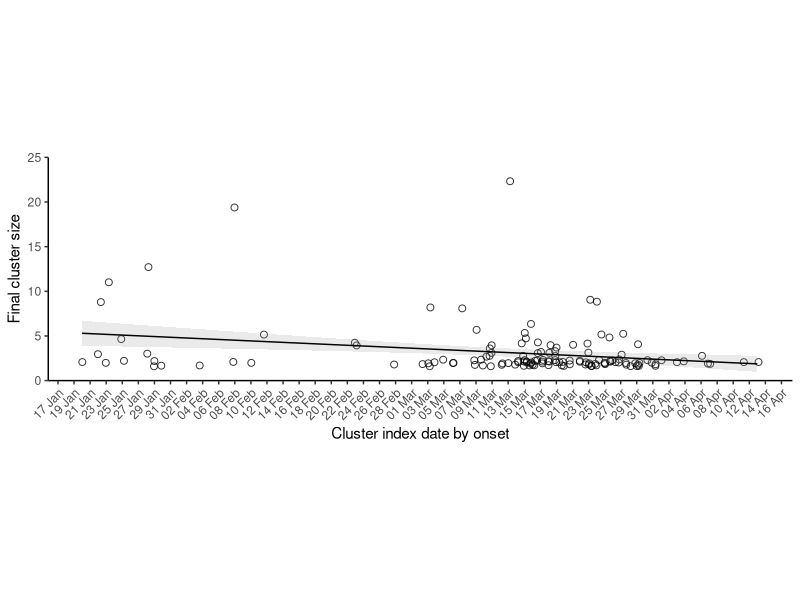
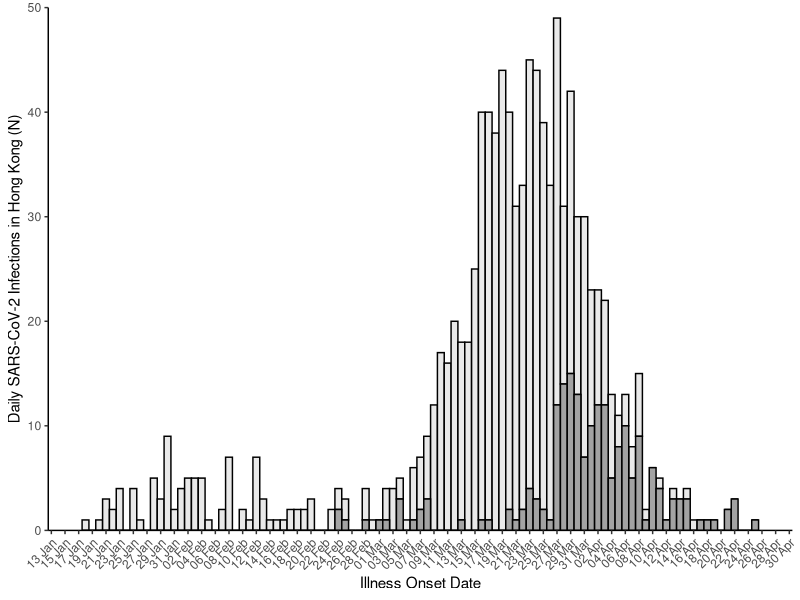
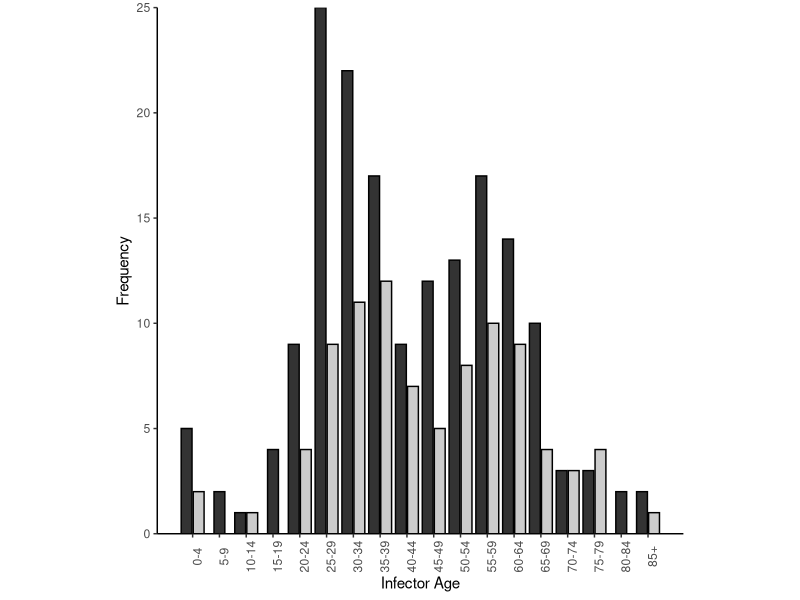
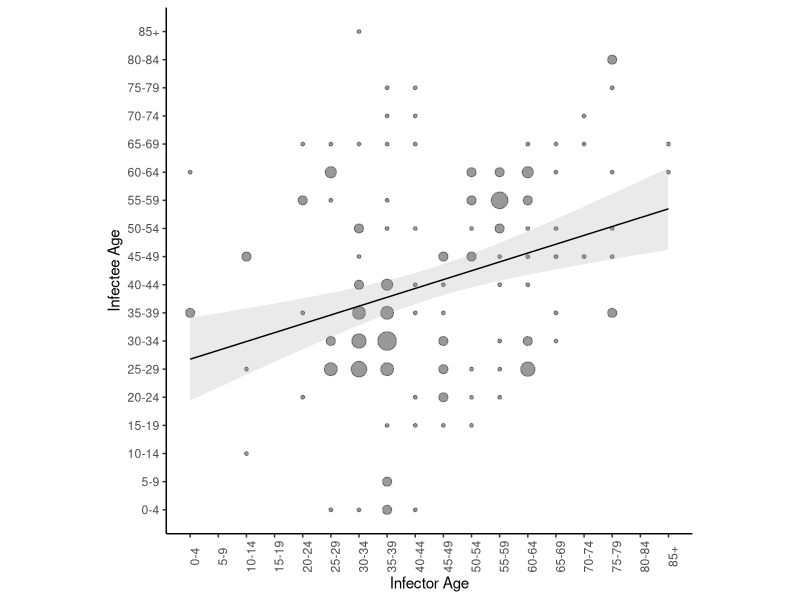
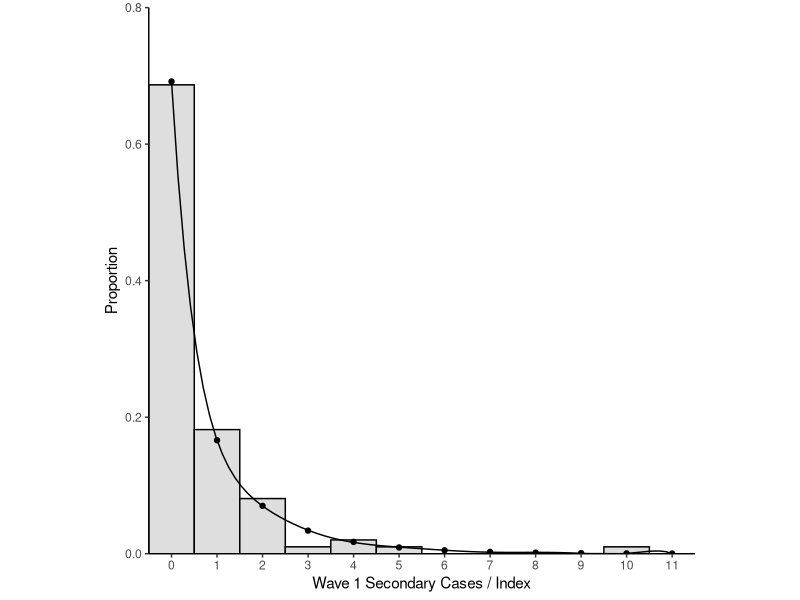
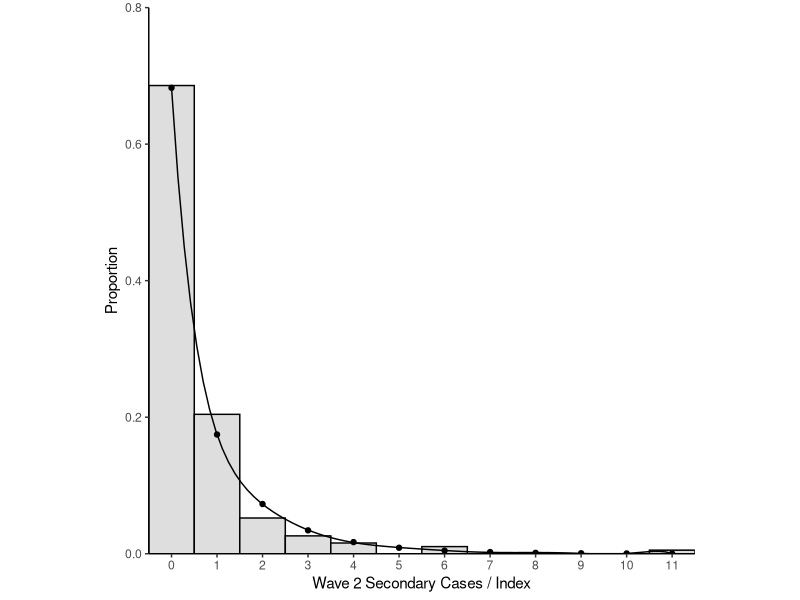
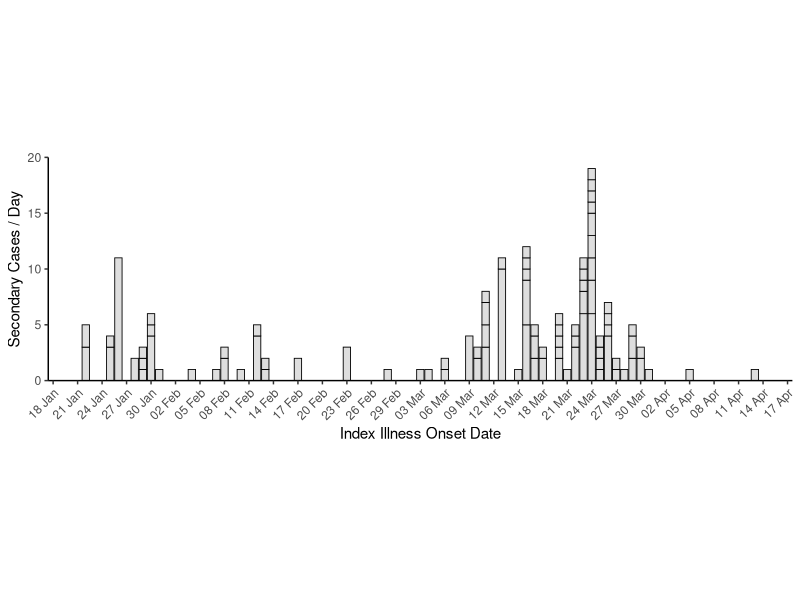
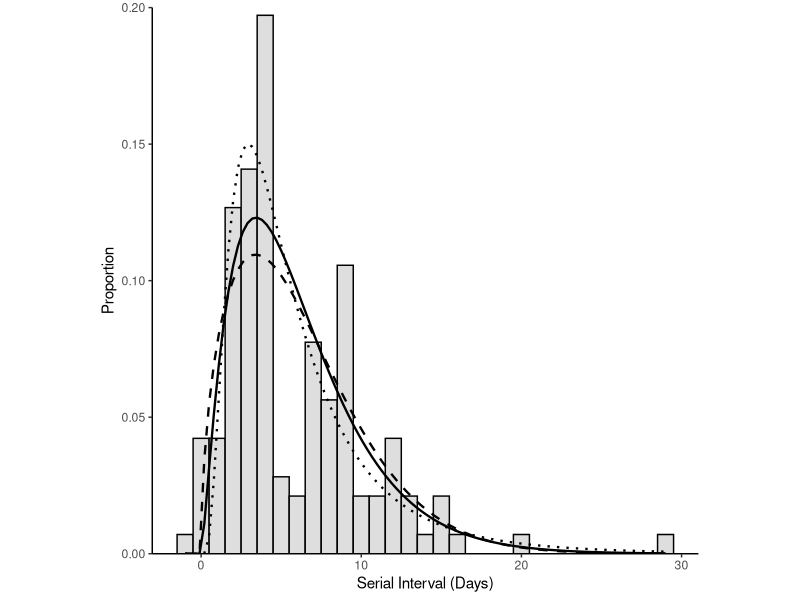

These charts were generated, in order, by the following R code:
library(tidyverse)
library(lubridate)
library(fitdistrplus)
library(viridis)

#import data
case_data <- read_csv(file = "data/case_data.csv")
age_transmission_pairs <- read_csv(file = "data/age_pairs.csv")
transmission_pairs <- read_csv(file = "data/transmission_pairs.csv")
bar_data <- read_csv("data/bar_data.csv")

#recode case_data dates
case_data <- case_data %>%
  mutate(onset.date = dmy(onset.date),
         confirm.date = dmy(confirm.date),
         epi.date = dmy(epi.date))

#Supplementary Figure 1 excluding N=106 outlier
case_data %>%
  filter(cluster.id != 0) %>%
  group_by(cluster.id) %>%
  mutate(cluster.size = n()) %>%
  arrange(epi.date) %>%
  slice(1L) %>%
  ggplot() +
  geom_jitter(aes(x = epi.date, y = cluster.size), alpha = 0.8, size = 2, shape = 21) +
  geom_smooth(method = lm, aes(x = epi.date, y = cluster.size), se = T, size = 0.5, colour = "black", alpha = 0.2) + 
  scale_x_date("Cluster index date by onset", date_breaks = "2 days", date_labels = "%d %b", minor_breaks = NULL) +
  scale_y_continuous("Final cluster size", expand = c(0,0), limits = c(0,25)) +
  theme_classic() +
  theme(aspect.ratio = 0.3, legend.position = "NULL", axis.text.x = element_text(angle = 45, hjust = 1))


##Stats for Supplementary Figure 1
case_data %>%
  filter(cluster.id != 0) %>%
  group_by(cluster.id) %>%
  mutate(cluster.size = n()) %>%
  arrange(epi.date) %>%
  slice(1L) %>%
  lm(as.numeric(epi.date) ~ cluster.size, data = .) %>%
  summary()

#Supplementary Table 1 

#Descriptive Cluster analysis
case_data %>%
  group_by(cluster.category) %>%
  summarise(n = n(), pct = n/1038)

#find overseas cluster values
case_data %>%
  filter(cluster.category == "Cluster of imported cases") %>%
  group_by(cluster.id) %>%
  n_groups()

case_data %>%
  filter(cluster.category == "Cluster of imported cases") %>%
  group_by(cluster.id) %>%
  group_size() %>%
  median()

case_data %>%
  filter(cluster.category == "Cluster of imported cases") %>%
  group_by(cluster.id) %>%
  group_size() %>%
  range()


#find local cluster values
case_data %>%
  filter(cluster.category == "Cluster initiated by local case") %>%
  group_by(cluster.id) %>%
  n_groups()

case_data %>%
  filter(cluster.category == "Cluster initiated by local case") %>%
  group_by(cluster.id) %>%
  group_size() %>%
  median()

case_data %>%
  filter(cluster.category == "Cluster initiated by local case") %>%
  group_by(cluster.id) %>%
  group_size() %>%
  range()

#find imported cluster values
case_data %>%
  filter(cluster.category == "Cluster initiated by imported case") %>%
  group_by(cluster.id) %>%
  n_groups()

case_data %>%
  filter(cluster.category == "Cluster initiated by imported case") %>%
  group_by(cluster.id) %>%
  group_size() %>%
  median()

case_data %>%
  filter(cluster.category == "Cluster initiated by imported case") %>%
  group_by(cluster.id) %>%
  group_size() %>%
  range()



#asymptomatic contigency table (Supplementary Table 2)
case_data %>%
  group_by(cluster.category, symptomatic) %>%
  summarise(n = n()) %>%
  spread(key = symptomatic, value = n)

#Supplementary Figure 2
ggplot(data = case_data) +
  geom_histogram(aes(x = epi.date, fill = fct_rev(symptomatic)), colour = 'black', binwidth = 1, alpha = 0.9) +
  labs(x="Illness Onset Date") +
  theme_classic() +
  theme(axis.text.x = element_text(angle = 45, hjust = 1), legend.position = 'none') +
  scale_x_date(date_breaks = "2 days", 
               date_labels = "%d %b", 
               minor_breaks = NULL) +
  scale_y_continuous("Daily SARS-CoV-2 Infections in Hong Kong (N)", expand = c(0,0), limits = c(0,50)) +
  scale_fill_grey(start = 0.9, end = 0.6)

#####Supplementary Figure 3
#Figure 3A
ggplot(data=age_transmission_pairs) +
  geom_bar(aes(x = agegroup, fill = transmission), color = "black", position = position_dodge2(preserve = "single")) +
  theme_classic() +
  scale_x_continuous(name = "Infector Age", breaks = 1:18,
                     labels = c("0-4","5-9","10-14","15-19","20-24","25-29","30-34","35-39","40-44","45-49","50-54","55-59","60-64","65-69","70-74","75-79","80-84","85+")) +
  scale_y_continuous(name = "Frequency", expand = c(0,0)) +
  labs(fill = "Pair") +
  theme(aspect.ratio = 1, legend.position = "none", axis.text.x = element_text(angle = 90)) +
  scale_fill_grey()

#Figure 3B (missing age for 1 case responsible for 11 secondary cases)
ggplot(data = transmission_pairs) +
  geom_count(aes(x = agegroup.infector, y = agegroup.infectee), colour = "black", alpha = 0.4) +
  geom_smooth(method = lm, aes(x=agegroup.infector, y=agegroup.infectee), se = T, size = 0.5, colour = "black", alpha = 0.2) +
  scale_x_continuous(name = "Infector Age", breaks = 1:18,
                     labels = c("0-4","5-9","10-14","15-19","20-24","25-29","30-34","35-39","40-44","45-49","50-54","55-59","60-64","65-69","70-74","75-79","80-84","85+")) +
  scale_y_continuous(name = "Infectee Age", breaks = 1:18,
                     labels = c("0-4","5-9","10-14","15-19","20-24","25-29","30-34","35-39","40-44","45-49","50-54","55-59","60-64","65-69","70-74","75-79","80-84","85+")) +
  theme_classic() +
  theme(aspect.ratio = 1, axis.text.x = element_text(angle = 90), legend.position = "none")


#Significance tests for Figure 3A and 3B
age_transmission_pairs %>%
  mutate(transmission = as_factor(transmission)) %>%
  t.test(age ~ transmission, data = .)

summary(lm(agegroup.infector ~ agegroup.infectee, data = transmission_pairs))


###Supplementary figure 4 and supplementary table 4 (wave 1 wave 2)
## WAVE ONE
#count number of offspring per individual infector for wave one before march first
offspring_w1 <- transmission_pairs %>%
  dplyr::select(infector.case, infector.epi.date) %>%
  filter(infector.epi.date < "2020-03-01") %>%
  dplyr::select(infector.case) %>%
  group_by(infector.case) %>%
  count() %>%
  arrange(desc(n))

#count number of terminal infectees including sporadic local cases
infectee_w1 <- transmission_pairs %>%
  filter(infectee.epi.date < "2020-03-01") %>%
  dplyr::select(infector.case, infectee.case) %>%
  gather() %>%
  filter(key == 'infectee.case')

infector_w1 <- transmission_pairs %>%
  filter(infector.epi.date < "2020-03-01") %>%
  dplyr::select(infector.case, infectee.case) %>%
  gather() %>%
  filter(key == 'infector.case')

duplicate_w1 <- infector_w1 %>%
  left_join(., infectee_w1, by = 'value') %>%
  filter(key.y != 'NA') %>%
  dplyr::select(value) %>%
  distinct()

nterminal_infectees_w1 <- infectee_w1 %>% 
  dplyr::select(value) %>%
  filter(!value %in% duplicate_w1$value) %>%
  transmute(case.no = as.numeric(value)) %>%
  nrow() + 11

#create vector of complete offspring distribution for wave one with terminal cases having zero secondary cases
complete_offspringd_w1 <- enframe(c(offspring_w1$n, rep(0,nterminal_infectees_w1)))

#fit negative binomial distribution to wave one offspring distribution
nbfit_w1 <- complete_offspringd_w1 %>%
  pull(value) %>%
  fitdist(., distr = 'nbinom')

#bootstrap analysis for wave one (Supplementary Table 4)
nbfit_boot_w1 <- summary(bootdist(nbfit_w1)) 

#calculation of proportion of cases who do not spread to anyone from nbfit and nbfit_boot of wave 1
dnbinom(0, size = 0.3981823, mu = 0.6064477)
dnbinom(0, size = 0.2071336, mu = 0.3838060)
dnbinom(0, size = 0.9461882, mu = 0.8586690)

#Plot Supplementray Figure 4A
ggplot() +
  geom_histogram(aes(x=complete_offspringd_w1$value, y = ..density..), fill = "#dedede", colour = "Black", binwidth = 1) +
  geom_point(aes(x = 0:11, y = dnbinom(x = 0:11, size = nbfit_w1$estimate[[1]], mu = nbfit_w1$estimate[[2]])), size = 1.5) +
  stat_smooth(aes(x = 0:11, y = dnbinom(x = 0:11, size = nbfit_w1$estimate[[1]], mu = nbfit_w1$estimate[[2]])), method = 'lm', formula = y ~ poly(x, 9), se = FALSE, size = 0.5, colour = 'black') +
  expand_limits(x = 0, y = 0) +
  scale_x_continuous("Wave 1 Secondary Cases / Index", expand = c(0, 0), breaks = 0:11)  +
  scale_y_continuous("Proportion",limits = c(0,0.8),expand = c(0, 0)) +
  theme_classic() +
  theme(aspect.ratio = 1)


### WAVE TWO
#count number of offspring per individual infector for wave two after march first. 
offspring_w2 <-transmission_pairs %>%
  dplyr::select(infector.case, infector.epi.date) %>%
  filter(infector.epi.date >= "2020-03-01") %>%
  dplyr::select(infector.case) %>%
  group_by(infector.case) %>%
  count() %>%
  arrange(desc(n))

#count number of terminal infectees including sporadic local cases
infectee_w2 <- transmission_pairs %>%
  filter(infectee.epi.date >= "2020-03-01") %>%
  dplyr::select(infector.case, infectee.case) %>%
  gather() %>%
  filter(key == 'infectee.case')

infector_w2 <- transmission_pairs %>%
  filter(infector.epi.date >= "2020-03-01") %>%
  dplyr::select(infector.case, infectee.case) %>%
  gather() %>%
  filter(key == 'infector.case')

duplicate_w2 <- infector_w2 %>%
  left_join(., infectee_w2, by = 'value') %>%
  filter(key.y != 'NA') %>%
  dplyr::select(value) %>%
  distinct()

nterminal_infectees_w2 <- infectee_w2 %>% 
  dplyr::select(value) %>%
  filter(!value %in% duplicate_w2$value) %>%
  transmute(case.no = as.numeric(value)) %>%
  nrow() + 35

#create vector of complete offspring distribution for wave one with terminal cases having zero secondary cases
complete_offspringd_w2 <- enframe(c(offspring_w2$n, rep(0,nterminal_infectees_w2)))

#fit negative binomial distribution to wave one offspring distribution
nbfit_w2 <- complete_offspringd_w2 %>%
  pull(value) %>%
  fitdist(., distr = 'nbinom')

#bootstrap analysis for wave two
nbfit_boot_w2 <- summary(bootdist(nbfit_w2))

#calculation of proportion of cases who do not spread to anyone from nbfit and nbfit_boot of wave 2
dnbinom(0, size = 0.4425313, mu = 0.5705630)
dnbinom(0, size = 0.2731069, mu = 0.4240127)
dnbinom(0, size = 0.8230628, mu = 0.7329678)

#Plot Supplementary Figure 4B
ggplot() +
  geom_histogram(aes(x=complete_offspringd_w2$value, y = ..density..), fill = "#dedede", colour = "Black", binwidth = 1) +
  geom_point(aes(x = 0:11, y = dnbinom(x = 0:11, size = nbfit_w2$estimate[[1]], mu = nbfit_w1$estimate[[2]])), size = 1.5) +
  stat_smooth(aes(x = 0:11, y = dnbinom(x = 0:11, size = nbfit_w2$estimate[[1]], mu = nbfit_w1$estimate[[2]])), method = 'lm', formula = y ~ poly(x, 9), se = FALSE, size = 0.5, colour = 'black') +
  expand_limits(x = 0, y = 0) +
  scale_x_continuous("Wave 2 Secondary Cases / Index", expand = c(0, 0), breaks = 0:11)  +
  scale_y_continuous("Proportion",limits = c(0,0.8),expand = c(0, 0)) +
  theme_classic() +
  theme(aspect.ratio = 1)

#SUPPLEMENTARY FIGURE 5
offspring <- transmission_pairs %>%
  dplyr::select(infector.case) %>%
  group_by(infector.case) %>%
  count() %>%
  arrange(desc(n))

transmission_pairs %>%
  dplyr::select(infector.case, infector.epi.date) %>%
  distinct() %>%
  left_join(., offspring, by = "infector.case") %>%
  arrange(desc(n)) %>%
  mutate(infector.epi.date = dmy(infector.epi.date)) %>%
  ggplot() +
  geom_bar(aes(x = infector.epi.date, y = n), stat = 'identity', fill = "#dedede", color = "black", size = 0.3) +
  scale_x_date("Index Illness Onset Date",
               date_breaks = "3 days", 
               date_labels = "%d %b", 
               minor_breaks = NULL) +
  scale_y_continuous("Secondary Cases / Day", expand = c(0,0), limits = c(0,20)) +
  theme_classic() +
  theme(aspect.ratio = 0.3, axis.text.x = element_text(angle = 45, hjust = 1))


####SUPPLEMENTARY FIGURE 6 & SUPPLEMENTARY TABLE 3 & 5
###Supplementary Figure 6A and Table 3
#fit lognormal distribution by maximum likeihood
lgfit <- transmission_pairs %>%
  filter(onset.diff != 'NA', 
         onset.diff >=1 ) %>%
  pull(onset.diff) %>%
  fitdist(data = ., distr = 'lnorm')

#fit gamma distribution by maximum likeihood
gfit <- transmission_pairs %>%
  filter(onset.diff != 'NA', 
         onset.diff >=1 ) %>%
  pull(onset.diff) %>%
  fitdist(data = ., distr = 'gamma')

#fit weibull distribution by maximum likeihood
wfit <- transmission_pairs %>%
  filter(onset.diff != 'NA', 
         onset.diff >=1 ) %>%
  pull(onset.diff) %>%
  fitdist(data = ., distr = 'weibull')

summary(lgfit)
summary(gfit)
summary(wfit)

#bootstrapped analysis
gfit_boot <- summary(bootdist(gfit))
wfit_boot <- summary(bootdist(wfit))
lgfit_boot <- summary(bootdist(lgfit))

#Supplementary Figure 6A
transmission_pairs %>%
  filter(!is.na(onset.diff)) %>%
  ggplot() +
  geom_histogram(aes(x = onset.diff, y = ..density..), fill = '#dedede', colour = "black", binwidth = 1) +
  stat_function(fun = dgamma, args = list(shape = gfit$estimate[[1]], rate = gfit$estimate[[2]]), size = 0.8, linetype = 1) +
  stat_function(fun = dweibull, args = list(shape = wfit$estimate[[1]], scale = wfit$estimate[[2]]), size = 0.8, linetype = 2) +
  stat_function(fun = dlnorm, args = list(meanlog = lgfit$estimate[[1]], sdlog = lgfit$estimate[[2]]), size = 0.8, linetype = 3) +
  scale_x_continuous("Serial Interval (Days)") +
  scale_y_continuous("Proportion", expand = c(0,0), limits = c(0,0.20)) +
  theme_classic() +
  theme(aspect.ratio = 1)

###Supplementary Figure 6B and Table 5
#count number of offspring per individual infector
offspring <- transmission_pairs %>%
  dplyr::select(infector.case) %>%
  group_by(infector.case) %>%
  count() %>%
  arrange(desc(n))

#count number of terminal infectees including sporadic local cases
infectee <- transmission_pairs %>%
  dplyr::select(infector.case, infectee.case) %>%
  gather() %>%
  filter(key == 'infectee.case')

infector <-  transmission_pairs %>%
  dplyr::select(infector.case, infectee.case) %>%
  gather() %>%
  filter(key == 'infector.case')

duplicate <- infector %>%
  left_join(., infectee, by = 'value') %>%
  filter(key.y != 'NA') %>%
  dplyr::select(value) %>%
  distinct()

nterminal_infectees <- infectee %>% 
  dplyr::select(value) %>%
  filter(!value %in% duplicate$value) %>%
  transmute(case.no = as.numeric(value)) %>%
  nrow() + 46 #46 Sporadic Local cases without links to additional transmission

#create vector of complete offspring distribution with terminal cases having zero secondary cases
complete_offspringd <- enframe(c(offspring$n, rep(0,nterminal_infectees)))

#fit  distriubtions by maximum likelihood

nbfit <- complete_offspringd %>%
  pull(value) %>%
  fitdist(., distr = 'nbinom')

gefit <- complete_offspringd %>%
  pull(value) %>%
  fitdist(., distr = 'geom')

pfit <- complete_offspringd %>%
  pull(value) %>%
  fitdist(., distr = 'pois')

summary(nbfit)
summary(gefit)
summary(pfit)

#bootsprapped analysis
nbfit_boot <- summary(bootdist(nbfit))
gefit_boot <- summary(bootdist(gefit))
pfit_boot <- summary(bootdist(pfit))

#Figure 6B
ggplot() +
  geom_histogram(aes(x=complete_offspringd$value, y = ..density..), fill = "#dedede", colour = "black", binwidth = 1) +
  geom_point(aes(x = 0:11, y = dgeom(x = 0:11, prob = gefit$estimate[[1]])), color = 'black', size = 2, shape = 'triangle') +
  stat_smooth(aes(x = 0:11, y = dgeom(x = 0:11, prob = gefit$estimate[[1]])), method = 'lm', formula = y ~ poly(x, 9), se = FALSE, colour = 'black', size =0.8) +
  geom_point(aes(x = 0:11, y = dpois(x = 0:11, lambda = pfit$estimate[[1]])), color = 'black', size = 2, shape = 'square') +
  stat_smooth(aes(x = 0:11, y = dpois(x = 0:11, lambda = pfit$estimate[[1]])), method = 'lm', formula = y ~ poly(x, 9), se = FALSE, colour = 'black', size = 0.8, linetype = 3) +
  expand_limits(x = 0, y = 0) +
  scale_x_continuous("Secondary Cases / Index", expand = c(0, 0), breaks = 0:11)  +
  scale_y_continuous("Density", limits = c(0,0.7), expand = c(0, 0)) +
  theme_classic() +
  theme(aspect.ratio = 1)

####Supplementary Figure 7 (dependant on negative binomial analysis above)

#Plot joint estiamte of R and k (Figure 7A)
nbfit_boot$estim %>%
  as_tibble() %>%
  ggplot() +  
  geom_point(aes(x = size, y = mu), shape = 21, size = 2, alpha = 0.8) +
  theme_classic() +
  theme(aspect.ratio = 1) +
  scale_x_continuous(expression(paste(italic("k"))), expand = c(0,0),limits = c(0,1.2), breaks = seq(0,1.2, by = 0.3)) +
  scale_y_continuous("R", expand = c(0,0),limits = c(0,1.0), breaks = seq(0,1.0, by = 0.2))

#Plot historgram of R estiamtes (Figure 7B)
nbfit_boot$estim %>%
  as_tibble() %>%
  ggplot() +
  geom_histogram(aes(x = mu), bins = 25, fill = "#dedede", colour = "black") +
  theme_classic() +
  theme(aspect.ratio = 1) +
  scale_x_continuous("R", expand = c(0,0)) +
  scale_y_continuous("Sampling distribution", expand = c(0,0), limits = c(0,150))

#Plot historgram of k estiamtes (Figure 7C)
nbfit_boot$estim %>%
  as_tibble() %>%
  ggplot() +
  geom_histogram(aes(x = size), bins = 25, fill = "#dedede", colour = "black") +
  theme_classic() +
  theme(aspect.ratio = 1) +
  scale_x_continuous(expression(paste(italic("k"))), expand = c(0,0)) +
  scale_y_continuous("Sampling distribution", expand = c(0,0), limits = c(0,150))


#Supplementary Figure 8 (dependant on analysis from Supplementary figure 4 above wave 1 and wave 2)
#Plot joint estiamte of R and k wave 1 (Figure 8A)
nbfit_boot_w1$estim %>%
  as_tibble() %>%
  ggplot() +  
  geom_point(aes(x = size, y = mu), shape = 21, size = 2, alpha = 0.8) +
  theme_classic() +
  theme(aspect.ratio = 1) +
  scale_x_continuous(expression(paste(italic("k"))), expand = c(0,0),limits = c(0,2.4),breaks = seq(0,2.4, by = 0.4)) +
  scale_y_continuous("R", expand = c(0,0),limits = c(0,1.2), breaks = seq(0,1.2, by = 0.2))

#Plot historgram of R estiamtes (Figure 8B)
nbfit_boot_w1$estim %>%
  as_tibble() %>%
  ggplot() +
  geom_histogram(aes(x = mu), bins = 25, fill = "#dedede", colour = "black") +
  theme_classic() +
  theme(aspect.ratio = 1) +
  scale_x_continuous("R", expand = c(0,0),limits = c(0,1.2), breaks = seq(0,1.2, by = 0.2)) +
  scale_y_continuous("Sampling distribution", expand = c(0,0), limits = c(0,300))

#Plot historgram of k estiamtes (Figure 8C)
nbfit_boot_w1$estim %>%
  as_tibble() %>%
  ggplot() +
  geom_histogram(aes(x = size), bins = 25, fill = "#dedede", colour = "black") +
  theme_classic() +
  theme(aspect.ratio = 1) +
  scale_x_continuous(expression(paste(italic("k"))), expand = c(0,0),limits = c(0,2.4), breaks = seq(0,2.4, by = 0.4)) +
  scale_y_continuous("Sampling distribution", expand = c(0,0), limits = c(0,400))

#Plot joint estiamte of R and k wave 2 (Figure 8D)
nbfit_boot_w2$estim %>%
  as_tibble() %>%
  ggplot() +  
  geom_point(aes(x = size, y = mu), shape = 21, size = 2, alpha = 0.8) +
  theme_classic() +
  theme(aspect.ratio = 1) +
  scale_x_continuous(expression(paste(italic("k"))), expand = c(0,0),limits = c(0,2.4),breaks = seq(0,2.4, by = 0.4)) +
  scale_y_continuous("R", expand = c(0,0),limits = c(0,1.2), breaks = seq(0,1.2, by = 0.2))

#Plot historgram of R estiamtes (Figure 8E)
nbfit_boot_w2$estim %>%
  as_tibble() %>%
  ggplot() +
  geom_histogram(aes(x = mu), bins = 25, fill = "#dedede", colour = "black") +
  theme_classic() +
  theme(aspect.ratio = 1) +
  scale_x_continuous("R", expand = c(0,0),limits = c(0,1.2), breaks = seq(0,1.2, by = 0.2)) +
  scale_y_continuous("Sampling distribution", expand = c(0,0), limits = c(0,300)) 

#Plot historgram of k estiamtes (Figure 8F)
nbfit_boot_w2$estim %>%
  as_tibble() %>%
  ggplot() +
  geom_histogram(aes(x = size), bins = 25, fill = "#dedede", colour = "black") +
  theme_classic() +
  theme(aspect.ratio = 1) +
  scale_x_continuous(expression(paste(italic("k"))), expand = c(0,0),limits = c(0,2.4), breaks = seq(0,2.4, by = 0.4)) +
  scale_y_continuous("Sampling distribution", expand = c(0,0), limits = c(0,400))


###SUPPLEMENTARY FIGURE 9


##Figure 9A
bar_data %>%
  mutate(cluster.generation = as.ordered(cluster.generation)) %>%
  ggplot() +
  geom_bar(aes(x = epi.date, fill = cluster.generation), width = 0.9) +
  scale_x_date(name = "Onset Date",
               date_breaks = "2 days", 
               date_labels = "%d %b", 
               minor_breaks = NULL) +
  scale_y_continuous("Case Count", expand = c(0,0), breaks = seq(0,16, by = 2), limits = c(0,16)) +
  theme_classic() +
  theme(aspect.ratio = 0.3, 
        legend.position = 'none', 
        axis.text.x = element_text(angle = 45, hjust = 1 )) +
  scale_fill_viridis_d()

#Figure 9B
bar_data %>%
  ggplot() +
  geom_bar(aes(x = age.group, fill = cluster.generation)) +
  scale_x_continuous(name = "Age Group", expand = c(0,0), breaks = 1:18,
                     labels = c("0-4",
                                "5-9",
                                "10-14",
                                "15-19",
                                "20-24",
                                "25-29",
                                "30-34",
                                "35-39",
                                "40-44",
                                "45-49",
                                "50-54",
                                "55-59",
                                "60-64",
                                "65-69",
                                "70-74",
                                "75-79",
                                "80-84",
                                "85+")) +
  scale_y_continuous("Case Count", expand = c(0,0), breaks = seq(0,25, by = 5), limits = c(0,25)) +
  theme_classic() +
  theme(aspect.ratio = 0.3, 
        legend.position = 'none', 
        axis.text.x = element_text(angle = 45, hjust = 1 )) +
  scale_fill_viridis_d()

#Figure 9C (additional editing for production done in post)
bar_data %>%
  mutate(cluster.generation = as.ordered(cluster.generation)) %>%
  dplyr::select(-epi.date, -age.group) %>%
  filter(!is.na(onset.date)) %>%
  gather(date.type, date, -c(case.no, cluster.generation)) %>%
  mutate(case.no = factor(case.no, levels=rev(unique(case.no)), ordered=TRUE)) %>%
  mutate(date = as.Date(date, origin = "1970-01-01")) %>%
  ggplot() +
  geom_line(aes(x=rev(case.no), y=date, colour = cluster.generation), size = 3) +
  labs(x=NULL, y="Onset-to-Confirmation") +
  scale_y_date(date_breaks = "3 day", 
               date_labels = "%d %b", 
               minor_breaks = NULL) +
  scale_x_discrete(breaks = NULL) +
  theme_classic() +
  theme(legend.position = 'none', panel.grid.major.y = element_line(colour = 'grey')) +
  scale_color_viridis_d()

##Results for Supplementary Tables 6 & 7 in respective files hypothetical analysis and quarantine.
